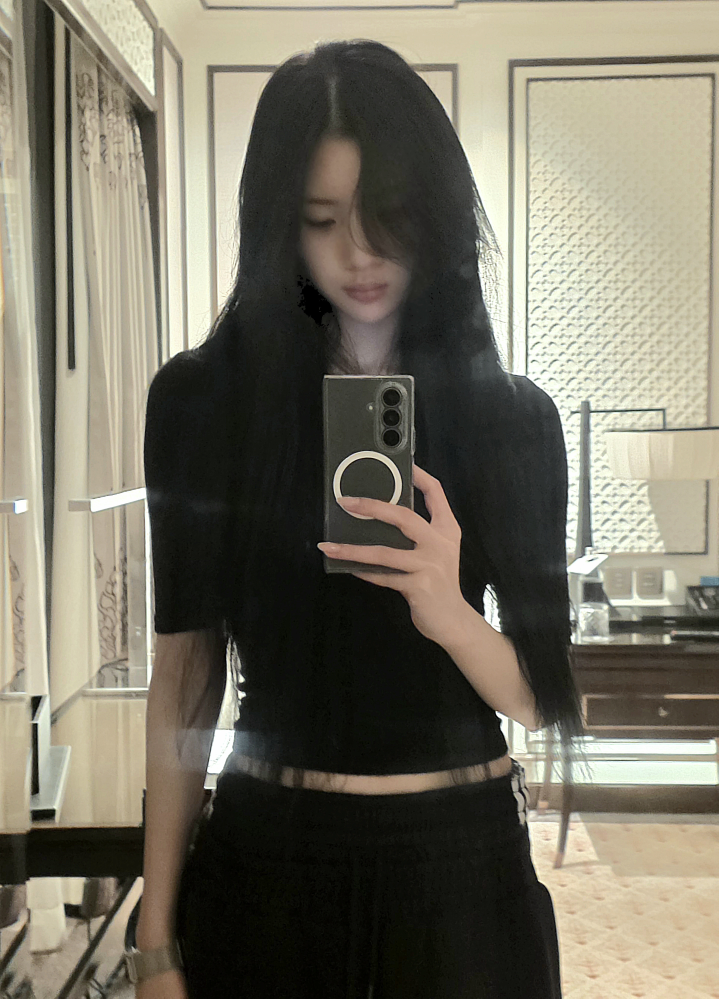
#> input picture modules/module-01-opencv-fundamentals/src/h2hjuun.jpg, 2873 x 3993 px (shown at 1/4 size)
$ jupyter execute IMV_HandsOn_Gabungan_Colab.ipynb   (older library calls are emulated)
#> lines starting #> are read from the running program, lines starting #| are printed output that depends on the picture; after the words box and inside, x2 and y2 are one past the last pixel; in counts of white or black regions, pixels touching at a corner belong together
# Hands-on IMV Laboratory: Chroma Key, Filtering, dan Edge Detection
### Study group IMV Laboratory — versi Google Colab

Modul ini menggabungkan dua hands-on menjadi satu alur: dari **ruang warna dan chroma keying** sampai **konvolusi, filtering, dan edge detection**, lalu ditutup dengan **bonus hapus background** yang memakai semua konsep sebelumnya.

---

### Alur Pembelajaran:
**Bagian 1 — Color Space, Thresholding, dan Background Replacement**
1. Akuisisi citra (webcam atau fallback sintetis), representasi BGR vs RGB
2. Ruang warna HSV dan channel H, S, V
3. Thresholding: `cv2.threshold` (grayscale) vs `cv2.inRange` (HSV)
4. Masking dan operasi bitwise
5. Background replacement dengan `cv2.add`

**Bagian 2 — Filtering dan Edge Detection**
1. Konvolusi 2D manual pakai loop
2. Filtering: mean, Gaussian, median, sharpening
3. Edge detection: Sobel, Prewitt, Laplacian/LoG, Canny
4. Perbandingan akhir

**Bagian 3 — Bonus: Hapus Background** (Otsu, Edge + Contour, GrabCut)

**Bagian 4 — Latihan Praktikan**

---

### Library yang Dipakai:
- **`numpy`**: array citra, padding, batas warna
- **`opencv-python` (`cv2`)**: konversi ruang warna, thresholding, operasi bitwise, filter, Sobel, Canny, GrabCut
- **`matplotlib`**: menampilkan gambar dan perbandingan
- **`scikit-image`**: hanya untuk gambar contoh bawaan (fallback bila tidak ada file gambar)
- **`numba`** (opsional): mempercepat loop manual. Tanpa numba kode tetap jalan (lebih lambat)

> **Cara pakai di Colab:** jalankan sel dari atas ke bawah. Colab sudah memiliki semua library di atas, jadi biasanya tidak perlu install apa pun. Webcam bawaan `cv2.VideoCapture(0)` **tidak bisa dipakai di Colab**, jadi tersedia sel opsional untuk mengambil foto lewat browser atau meng-upload gambar sendiri. Bila tidak dipakai, notebook otomatis memakai citra sintetis.

[cell 1]
# Opsional: jalankan hanya jika ada library yang belum terpasang di runtime Colab
# !pip install -q numpy opencv-python matplotlib scikit-image numba

[cell 2]
import os
import time

import cv2
import numpy as np
import matplotlib.pyplot as plt
from skimage import data

# numba opsional: kalau ada, loop manual dikompilasi (jauh lebih cepat)
try:
    from numba import njit
    HAS_NUMBA = True
except ImportError:
    HAS_NUMBA = False

    # [4 lines left out: function njit, not called in this run]

print('OpenCV  :', cv2.__version__)
print('numba tersedia:', HAS_NUMBA)

# Resolusi plot agar tampilan tajam
plt.rcParams['figure.dpi'] = 100
rng = np.random.default_rng(42)  # seed supaya hasil noise bisa diulang

[cell 3]
# ---- Helper khusus Colab: upload file & ambil foto dari webcam browser ----
from google.colab import files
from google.colab.output import eval_js
from base64 import b64decode
from IPython.display import display, Javascript


# [41 lines left out: functions upload_file, take_photo, not called in this run]

## 0. Fungsi Bantu Bersama

Satu fungsi `show()` dipakai di seluruh notebook. Ia otomatis mendeteksi jenis citra: **2 dimensi** (grayscale / mask) ditampilkan dengan `cmap='gray'` dan rentang tetap 0-255, **3 dimensi** (RGB) ditampilkan apa adanya. Ingat: Matplotlib mengasumsikan urutan **RGB**, sedangkan OpenCV memakai **BGR**.

[cell 4]
def show(images, titles, cols=3, size=(4, 4)):
    """
    Tampilkan kumpulan gambar berdampingan dengan matplotlib.
    - citra 2D (grayscale / mask)  -> cmap='gray', vmin=0, vmax=255
    - citra 3D (RGB)               -> ditampilkan langsung
    """
    n = len(images)
    rows = int(np.ceil(n / cols))
    fig, axes = plt.subplots(rows, cols, figsize=(cols * size[0], rows * size[1]))
    axes = np.array(axes).reshape(-1)  # ratakan jadi 1D agar konsisten untuk 1 atau banyak subplot

    for i in range(n):
        img_i = images[i]
        title = titles[i] if i < len(titles) else ''
        if img_i.ndim == 2:
            axes[i].imshow(img_i, cmap='gray', vmin=0, vmax=255)
        else:
            axes[i].imshow(img_i)
        axes[i].set_title(title, fontsize=11, fontweight='bold', pad=8)
        axes[i].axis('off')

    for j in range(n, len(axes)):  # sembunyikan subplot sisa
        axes[j].axis('off')

    plt.tight_layout()
    plt.show()


def to_uint8(a):
    # Clip ke 0-255 lalu ubah ke uint8 (hindari overflow/wrap-around)
    return np.clip(a, 0, 255).astype(np.uint8)


# [13 lines left out: functions normalize_to_uint8, psnr, not called in this run]


def resize_max(a, max_side=256):
    # Perkecil gambar kalau sisi terpanjangnya > max_side (loop manual lambat untuk gambar besar)
    h, w = a.shape[:2]
    scale = max_side / max(h, w)
    if scale >= 1:
        return a
    return cv2.resize(a, (int(w * scale), int(h * scale)), interpolation=cv2.INTER_AREA)

---
# BAGIAN 1 — Color Space, Thresholding, dan Background Replacement

## 1.0 Akuisisi Citra dan Gambar Background

### Representasi Citra pada OpenCV:
- **Urutan Channel BGR:** OpenCV membaca citra dalam urutan **BGR (Blue, Green, Red)**, bukan RGB. Citra disimpan sebagai `numpy.ndarray` bertipe `uint8` dengan rentang nilai $0 - 255$. Jika citra BGR langsung ditampilkan dengan Matplotlib (yang mengasumsikan RGB), warna akan tampak terbalik (kulit kebiruan, merah tertukar dengan biru).
- **Alur Kerja Bagian Ini:**
  1. Ambil $1$ frame dari webcam (lewat browser) atau dari file yang di-upload, dengan subjek di depan latar satu warna (kain hijau / *green screen*, atau biru).
  2. Siapkan $1$ gambar background pengganti (`background.jpg`).
  3. **Fallback otomatis:** bila webcam / file tidak tersedia, kode membangkitkan citra sintetis berukuran $480 \times 640$ (subjek simulasi di depan background hijau + background pemandangan buatan), sehingga seluruh sel di bawahnya **reproducible** di perangkat apa pun.

**Pilih sumber frame** (ubah salah satu flag, lalu jalankan sel berikutnya):
- `SUMBER_FRAME = 'sintetis'`: citra buatan (default, tanpa izin apa pun)
- `SUMBER_FRAME = 'webcam'`: ambil foto dari webcam browser (browser akan meminta izin kamera)
- `SUMBER_FRAME = 'upload'`: upload foto sendiri dari komputer

[cell 5]
SUMBER_FRAME = 'sintetis'   # 'sintetis' | 'webcam' | 'upload'
UPLOAD_BACKGROUND = False   # True = upload gambar background pengganti sendiri

frame = None
if SUMBER_FRAME == 'webcam':
    frame = take_photo()
elif SUMBER_FRAME == 'upload':
    fname = upload_file()
    if fname:
        frame = cv2.imread(fname)

bg_path = 'background.jpg'
if UPLOAD_BACKGROUND:
    bg_path = upload_file() or bg_path

[cell 6]
# Fallback: citra sintetis (480, 640, 3) uint8 bila frame belum didapat
if frame is None:
    print("[INFO] Frame tidak tersedia. Menggunakan citra sintetis subjek...")
    frame = np.zeros((480, 640, 3), dtype=np.uint8)
    # Latar hijau green screen (BGR: B=0, G=200, R=0)
    frame[:] = [0, 200, 0]

    # Badan / baju biru (BGR: B=180, G=50, R=50)
    cv2.ellipse(frame, (320, 440), (140, 160), 0, 180, 360, (180, 50, 50), -1)
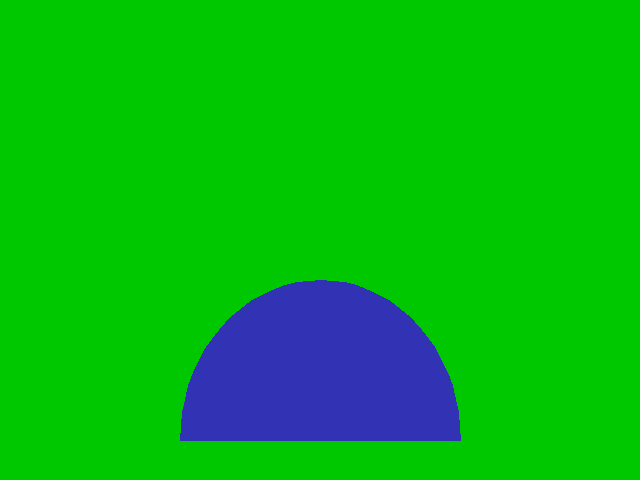
#> frame: shape (480, 640, 3); mean of channels 0, 1, 2 20.8, 182.7, 5.8; drawn as B, G, R
    # Wajah / warna kulit (BGR: B=140, G=180, R=235)
    cv2.circle(frame, (320, 230), 80, (140, 180, 235), -1)
    # Rambut hitam
    cv2.ellipse(frame, (320, 180), (82, 50), 0, 180, 360, (20, 20, 20), -1)
    # Mata dan senyum
    cv2.circle(frame, (290, 220), 8, (255, 255, 255), -1)
    cv2.circle(frame, (290, 220), 4, (20, 20, 20), -1)
#> frame: shape (480, 640, 3); mean of channels 0, 1, 2 28, 178.7, 19.2
    cv2.circle(frame, (350, 220), 8, (255, 255, 255), -1)
    cv2.circle(frame, (350, 220), 4, (20, 20, 20), -1)
#> frame: shape (480, 640, 3); mean of channels 0, 1, 2 28, 178.7, 19.1
    cv2.ellipse(frame, (320, 260), (30, 15), 0, 0, 180, (40, 40, 200), -1)
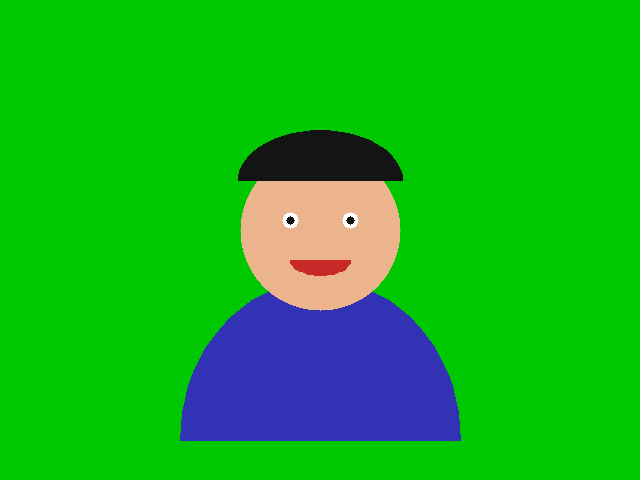
#> frame: shape (480, 640, 3); mean of channels 0, 1, 2 27.7, 178.4, 19; drawn as B, G, R
else:
    print("[INFO] Berhasil mendapatkan 1 frame.")

# Gambar background pengganti (dengan fallback sintetis)
bg_img = cv2.imread(bg_path) if os.path.exists(bg_path) else None

if bg_img is not None:
    print(f"[INFO] Membaca gambar background dari '{bg_path}'.")
    bg_img = cv2.resize(bg_img, (frame.shape[1], frame.shape[0]))
else:
    print(f"[INFO] File '{bg_path}' tidak ditemukan. Membuat background pemandangan sintetis...")
    h, w = frame.shape[:2]
    bg_img = np.zeros((h, w, 3), dtype=np.uint8)
    # Gradasi langit biru cerah (BGR)
    for y in range(h):
        ratio = y / h
        bg_img[y, :] = [int(240 - 50 * ratio), int(190 - 70 * ratio), int(100 - 60 * ratio)]
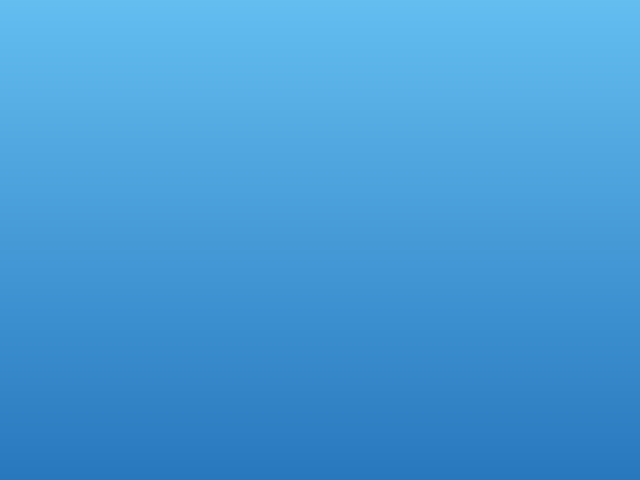
#> bg_img: shape (480, 640, 3); mean of channels 0, 1, 2 214.6, 154.6, 69.6; drawn as B, G, R
    # Matahari kuning cerah
    cv2.circle(bg_img, (510, 110), 50, (50, 220, 255), -1)
    # Bukit pemandangan hijau
    cv2.ellipse(bg_img, (180, 520), (340, 170), 0, 0, 360, (40, 130, 45), -1)
    cv2.ellipse(bg_img, (520, 550), (300, 160), 0, 0, 360, (30, 100, 35), -1)
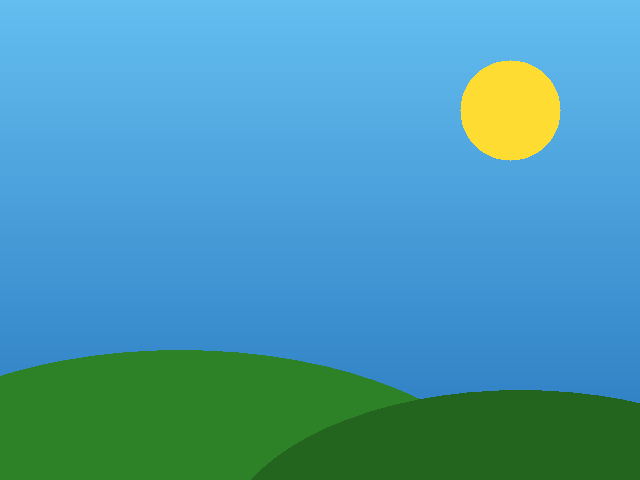
#> bg_img: shape (480, 640, 3); mean of channels 0, 1, 2 174.6, 153.6, 72.7; drawn as B, G, R

# Konversi BGR ke RGB untuk visualisasi matplotlib
frame_rgb = cv2.cvtColor(frame, cv2.COLOR_BGR2RGB)
bg_rgb = cv2.cvtColor(bg_img, cv2.COLOR_BGR2RGB)

# Metadata matriks citra frame
print(f"frame.shape : {frame.shape}")
#| frame.shape : (480, 640, 3)
print(f"frame.dtype : {frame.dtype}")
#| frame.dtype : uint8
print(f"frame.min() : {frame.min()}")
#| frame.min() : 0
print(f"frame.max() : {frame.max()}")
#| frame.max() : 255

show(
    [frame, frame_rgb, bg_rgb],
    ["Frame Asli (BGR tanpa konversi)", "Frame Asli (RGB benar)", "Gambar Background Baru"],
    cols=3, size=(4, 4)
)
#> in show, `n = len(images)`: n = 3
#> in show, `rows = int(np.ceil(n / cols))`: rows = 1
#> (the call stopped at in show, `fig, axes = plt.subplots(rows, cols, figsize=(cols * size[0], rows * s..`: IPython is not available in this run)

## 1.1 Color Space: RGB vs HSV

### Kelemahan RGB/BGR untuk Segmentasi Warna:
- Setiap warna dibentuk oleh kombinasi tiga channel: **Red**, **Green**, **Blue**.
- **Masalah mendasar:** informasi **warna murni (kromatisitas)** dan **intensitas cahaya (luminans)** bercampur di semua channel.
- Jika pencahayaan berubah sedikit (bayangan tubuh pada layar hijau, perubahan sudut lampu), ketiga channel berubah serentak secara signifikan. Threshold pada RGB jadi tidak stabil.

---

### Ruang Warna HSV (Hue, Saturation, Value):
HSV memisahkan komponen warna dari tingkat pencahayaan. Di OpenCV dengan `uint8`:

- **Hue (H) — jenis warna dasar:** roda warna $0^{\circ} - 360^{\circ}$ dibagi dua menjadi **`0 - 179`** (karena `uint8` maksimal 255).
  - Perkiraan: Merah (`0 - 10` dan `170 - 179`), Kuning (`20 - 35`), **Hijau (`35 - 85`)**, Biru (`90 - 130`).
- **Saturation (S) — kemurnian warna:** `0 - 255` (pudar/abu-abu sampai pekat).
- **Value (V) — kecerahan:** `0 - 255` (gelap sampai terang).

> **Keuntungan utama:** untuk mengisolasi latar hijau, cukup kunci **Hue**, sementara **S** dan **V** diberi rentang toleransi lebar sehingga segmentasi tetap konsisten walau ada bayangan.

[cell 7]
# Konversi frame dari BGR ke HSV
frame_hsv = cv2.cvtColor(frame, cv2.COLOR_BGR2HSV)
#> frame_hsv: shape (480, 640, 3); mean H, S, V 62.5, 233.3, 195.8

# Pisahkan channel Hue, Saturation, Value
h_channel, s_channel, v_channel = cv2.split(frame_hsv)
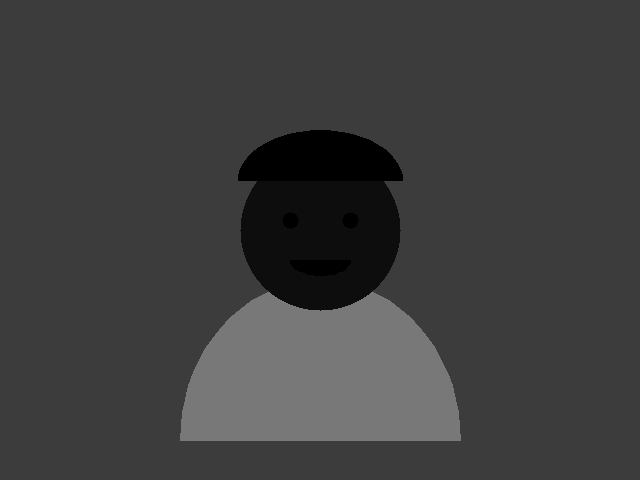
#> h_channel: shape (480, 640); min 0, max 120, mean 62.5
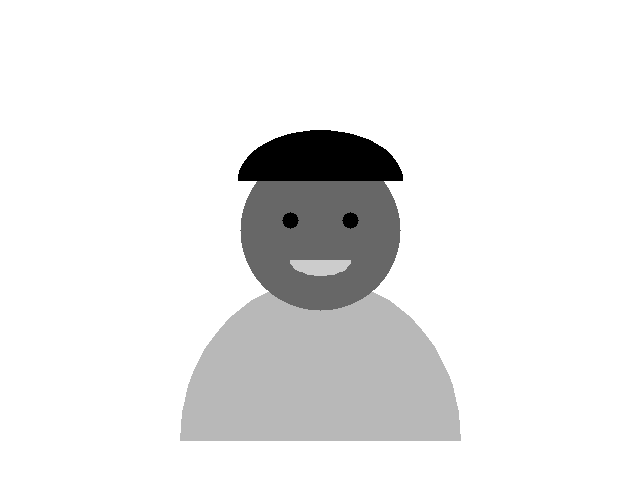
#> s_channel: shape (480, 640); min 0, max 255, mean 233.3
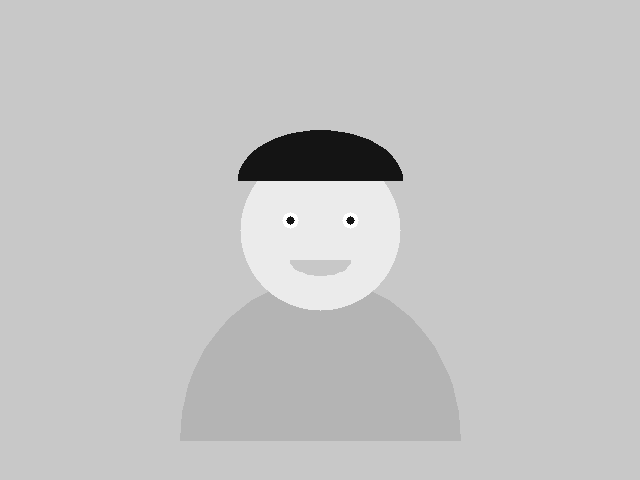
#> v_channel: shape (480, 640); min 20, max 255, mean 195.8

# Channel H, S, V adalah matriks 2D sehingga otomatis dirender dengan cmap='gray'
show(
    [frame_rgb, h_channel, s_channel, v_channel],
    ["Gambar Asli (RGB)", "Channel Hue (H)", "Channel Saturation (S)", "Channel Value (V)"],
    cols=4, size=(4, 4)
)
#> (the call stopped at in show, `fig, axes = plt.subplots(rows, cols, figsize=(cols * size[0], rows * s..`: IPython is not available in this run)

## 1.2 Thresholding: Binary Threshold vs HSV Range

### Konsep Dasar:
Thresholding mengubah citra bergradasi kontinu menjadi citra biner (`0` hitam, `255` putih). Citra biner ini berfungsi sebagai **mask** (stensil) pemisah objek dan latar belakang.

### Perbandingan Metode:
- **`cv2.threshold()` pada grayscale:** hanya $1$ channel, hanya intensitas total
  $$Y = 0.299R + 0.587G + 0.114B$$
  Dua warna berbeda (kulit subjek vs kain hijau) bisa punya abu-abu yang sama, sehingga **gagal memisahkan warna spesifik latar**.
- **`cv2.inRange(hsv, lower, upper)` pada HSV:** memeriksa $3$ channel sekaligus, apakah `lower <= pixel <= upper`. Dalam rentang pada semua channel menjadi `255`, selainnya `0`. **Presisi untuk mengisolasi green screen.**

[cell 8]
# 1. Binary Thresholding konvensional pada grayscale
gray = cv2.cvtColor(frame, cv2.COLOR_BGR2GRAY)
_, binary_thresh = cv2.threshold(gray, 127, 255, cv2.THRESH_BINARY)
#> binary_thresh: shape (480, 640); 5.4% white; 1 white region, box (x1, y1, x2, y2) and area: (240, 181, 401, 311) 16542

# 2. Color Range Thresholding pada HSV dengan cv2.inRange
# Rentang hijau (Green Screen):
# - Hue: 35 s.d. 85 (hijau muda, hijau daun, hingga hijau toska)
# - Saturation: 50 s.d. 255 (menyaring putih/abu-abu netral)
# - Value: 50 s.d. 255 (menyaring area bayangan yang terlalu gelap)
lower_green = np.array([35, 50, 50])
upper_green = np.array([85, 255, 255])

# Panduan bila memakai latar warna lain:
# - Latar Biru  : lower = np.array([90, 50, 50]),   upper = np.array([130, 255, 255])
# - Latar Merah : lower = np.array([0, 70, 50]),    upper = np.array([10, 255, 255])

# Mask biner: area hijau = 255 (putih), selain hijau = 0 (hitam)
mask = cv2.inRange(frame_hsv, lower_green, upper_green)
#> mask: shape (480, 640); 81.3% white; 1 black region, box (x1, y1, x2, y2) and area: (180, 130, 461, 441) 57381

show(
    [gray, binary_thresh, mask],
    ["Citra Grayscale", "Binary Threshold Biasa", "HSV Mask (cv2.inRange)"],
    cols=3, size=(4, 4)
)
#> (the call stopped at in show, `fig, axes = plt.subplots(rows, cols, figsize=(cols * size[0], rows * s..`: IPython is not available in this run)

## 1.3 Masking dan Operasi Bitwise

### Cara Kerja Mask Biner (gerbang logika per piksel):
- **`255` (putih / TRUE):** meloloskan piksel citra asli apa adanya.
- **`0` (hitam / FALSE):** menahan piksel sehingga menjadi `0` (hitam).

### Tahapan:
1. **`mask`:** latar lama `255`, subjek `0`. Dipakai memotong background baru agar hanya muncul di area latar hijau.
2. **`mask_inv = cv2.bitwise_not(mask)`:** dibalik ($255 - \text{mask}$), subjek `255`, latar `0`. Dipakai memotong subjek dari frame.
3. **`cv2.bitwise_and(src, src, mask=...)`:** mengekstrak piksel sesuai area putih pada mask.

[cell 9]
# 1. Mask inverse untuk mengisolasi subjek
mask_inv = cv2.bitwise_not(mask)

# 2. Foreground (subjek): piksel subjek lolos, area green screen menjadi hitam
fg = cv2.bitwise_and(frame_rgb, frame_rgb, mask=mask_inv)

# 3. Background baru dipotong sesuai bentuk area green screen
bg_cut = cv2.bitwise_and(bg_rgb, bg_rgb, mask=mask)

show(
    [mask, mask_inv, fg, bg_cut],
    ["Mask Background", "Mask Inverse (Subjek)", "Hasil Potong Foreground (fg)", "Hasil Potong Background (bg_cut)"],
    cols=4, size=(4, 4)
)
#> (the call stopped at in show, `fig, axes = plt.subplots(rows, cols, figsize=(cols * size[0], rows * s..`: IPython is not available in this run)

## 1.4 Penggabungan Akhir (Background Replacement)

Langkah terakhir pipeline chroma key adalah menjumlahkan `fg` dan `bg_cut`:
$$\text{Hasil Akhir} = \text{fg} + \text{bg\_cut}$$

- `fg`: area subjek berisi piksel subjek, area latar `0`.
- `bg_cut`: area subjek `0`, area latar berisi piksel background baru.
- Area subjek: $\text{Piksel Subjek} + 0 = \text{Piksel Subjek}$. Area latar: $0 + \text{Piksel Background Baru}$.

`cv2.add` dipakai (bukan operator `+` numpy) karena ia **saturasi** di 255, tidak *wrap-around*.

[cell 10]
# Penggabungan akhir dengan cv2.add
final_result = cv2.add(fg, bg_cut)

show(
    [frame_rgb, bg_rgb, final_result],
    ["Frame Asli", "Gambar Background Baru", "Hasil Akhir Background Replacement"],
    cols=3, size=(5, 4)
)
#> (the call stopped at in show, `fig, axes = plt.subplots(rows, cols, figsize=(cols * size[0], rows * s..`: IPython is not available in this run)

## 1.5 Pipeline Chroma Key sebagai Fungsi

Seluruh langkah di atas dirangkum menjadi satu fungsi per-frame yang bisa dipanggil ulang dengan frame / batas warna lain (misalnya untuk Latihan 1).

> **Live webcam real-time tidak didukung di Colab:** `cv2.imshow` dan `cv2.VideoCapture(0)` butuh jendela GUI dan kamera di mesin yang sama dengan Python, sedangkan Colab berjalan di server jarak jauh. Untuk versi real-time, gunakan notebook versi **lokal / VSCode** (di sana ada `run_live_chroma_key()`). Di Colab, gunakan `take_photo()` lalu panggil fungsi di bawah.

[cell 11]
def chroma_key_frame(frame_bgr, bg_bgr, lower_hsv, upper_hsv):
    """Chroma key 1 frame BGR. Mengembalikan hasil gabungan (BGR)."""
    h, w = frame_bgr.shape[:2]
    if bg_bgr.shape[:2] != (h, w):
        bg_bgr = cv2.resize(bg_bgr, (w, h))

    hsv = cv2.cvtColor(frame_bgr, cv2.COLOR_BGR2HSV)
    m = cv2.inRange(hsv, lower_hsv, upper_hsv)
    m_inv = cv2.bitwise_not(m)
    fg_ = cv2.bitwise_and(frame_bgr, frame_bgr, mask=m_inv)
    bg_ = cv2.bitwise_and(bg_bgr, bg_bgr, mask=m)
    return cv2.add(fg_, bg_)


hasil = chroma_key_frame(frame, bg_img, lower_green, upper_green)
show([frame_rgb, cv2.cvtColor(hasil, cv2.COLOR_BGR2RGB)], ["Input", "Chroma key (fungsi)"], cols=2, size=(5, 4))
#> (the call stopped at in show, `fig, axes = plt.subplots(rows, cols, figsize=(cols * size[0], rows * s..`: IPython is not available in this run)

---
# BAGIAN 2 — Filtering dan Edge Detection

## 2.0 Persiapan Gambar Grayscale

Gambar otomatis diperkecil ke maksimal 256 piksel di sisi terpanjang lewat `resize_max`, supaya loop manual tidak terlalu lama. **Jangan masukkan gambar besar tanpa `resize_max`**: gambar 12 megapiksel bisa membuat satu sel berjalan berpuluh menit.

Ganti `IMAGE_PATH` dengan nama file gambarmu. Di Colab, jalankan sel upload berikut bila ingin memakai gambar sendiri. Jika file tidak ditemukan, otomatis dipakai gambar bawaan `skimage.data.camera()` dan `data.astronaut()`.

[cell 12]
# Opsional: upload gambar sendiri untuk Bagian 2 dan Bagian 3 (jalankan sel ini bila perlu)
IMAGE_PATH = 'h2hjuun.jpg'
# IMAGE_PATH = upload_file() or IMAGE_PATH   # <- hapus tanda # untuk membuka dialog upload

[cell 13]
def load_image(path, color=False):
    """Baca gambar dari file; bila tidak ada, pakai gambar contoh skimage. Hasil: grayscale uint8 atau RGB."""
#> called with path = 'h2hjuun.jpg', color = False
    im = cv2.imread(path) if os.path.exists(path) else None
#> im is the input picture: shape (3993, 2873, 3); mean B, G, R 99.9, 114.5, 118.9
    if im is None:
        print(f"[INFO] '{path}' tidak ditemukan, memakai gambar contoh skimage.")
        return data.astronaut() if color else data.camera()
    if color:
        return cv2.cvtColor(im, cv2.COLOR_BGR2RGB)
    return cv2.cvtColor(im, cv2.COLOR_BGR2GRAY)
#> returned value: shape (3993, 2873)
#> (the rest of the program and of its run is left out)
